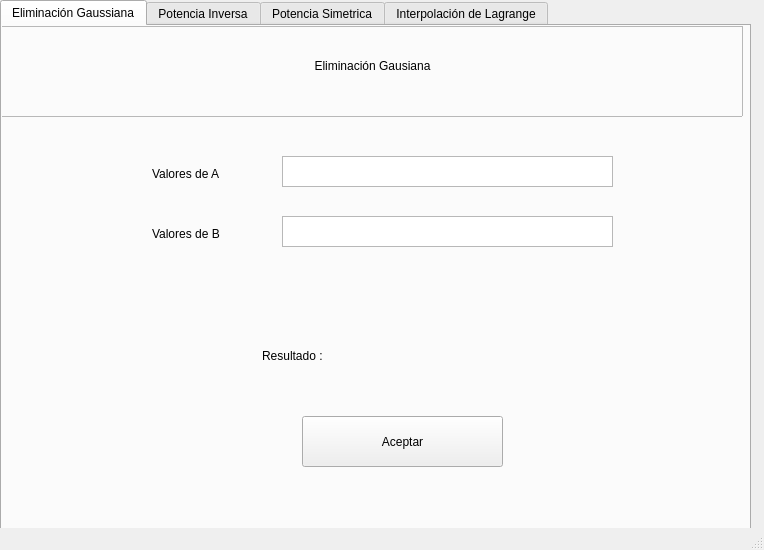
<?xml version="1.0" encoding="UTF-8"?>
<ui version="4.0">
 <class>MainWindow</class>
 <widget class="QMainWindow" name="MainWindow">
  <property name="geometry">
   <rect>
    <x>0</x>
    <y>0</y>
    <width>764</width>
    <height>550</height>
   </rect>
  </property>
  <property name="windowTitle">
   <string>MainWindow</string>
  </property>
  <widget class="QWidget" name="centralwidget">
   <widget class="QTabWidget" name="asime">
    <property name="geometry">
     <rect>
      <x>0</x>
      <y>0</y>
      <width>751</width>
      <height>531</height>
     </rect>
    </property>
    <property name="currentIndex">
     <number>0</number>
    </property>
    <widget class="QWidget" name="tab">
     <attribute name="title">
      <string>Eliminación Gaussiana</string>
     </attribute>
     <widget class="QFrame" name="frame">
      <property name="geometry">
       <rect>
        <x>-10</x>
        <y>0</y>
        <width>751</width>
        <height>91</height>
       </rect>
      </property>
      <property name="frameShape">
       <enum>QFrame::StyledPanel</enum>
      </property>
      <property name="frameShadow">
       <enum>QFrame::Raised</enum>
      </property>
      <widget class="QLabel" name="label">
       <property name="geometry">
        <rect>
         <x>270</x>
         <y>30</y>
         <width>221</width>
         <height>20</height>
        </rect>
       </property>
       <property name="text">
        <string>Eliminación Gausiana</string>
       </property>
       <property name="alignment">
        <set>Qt::AlignCenter</set>
       </property>
      </widget>
     </widget>
     <widget class="QTextEdit" name="gausiana1">
      <property name="geometry">
       <rect>
        <x>280</x>
        <y>130</y>
        <width>331</width>
        <height>31</height>
       </rect>
      </property>
     </widget>
     <widget class="QTextEdit" name="gaussiana2">
      <property name="geometry">
       <rect>
        <x>280</x>
        <y>190</y>
        <width>331</width>
        <height>31</height>
       </rect>
      </property>
     </widget>
     <widget class="QLabel" name="label_2">
      <property name="geometry">
       <rect>
        <x>150</x>
        <y>140</y>
        <width>81</width>
        <height>16</height>
       </rect>
      </property>
      <property name="text">
       <string>Valores de A</string>
      </property>
     </widget>
     <widget class="QLabel" name="label_3">
      <property name="geometry">
       <rect>
        <x>150</x>
        <y>200</y>
        <width>81</width>
        <height>16</height>
       </rect>
      </property>
      <property name="text">
       <string>Valores de B</string>
      </property>
     </widget>
     <widget class="QLabel" name="label_5">
      <property name="geometry">
       <rect>
        <x>260</x>
        <y>320</y>
        <width>101</width>
        <height>20</height>
       </rect>
      </property>
      <property name="text">
       <string>Resultado :  </string>
      </property>
     </widget>
     <widget class="QPushButton" name="agaus">
      <property name="geometry">
       <rect>
        <x>300</x>
        <y>390</y>
        <width>201</width>
        <height>51</height>
       </rect>
      </property>
      <property name="text">
       <string>Aceptar</string>
      </property>
     </widget>
     <widget class="QLabel" name="label_4">
      <property name="geometry">
       <rect>
        <x>330</x>
        <y>330</y>
        <width>55</width>
        <height>16</height>
       </rect>
      </property>
      <property name="text">
       <string/>
      </property>
     </widget>
    </widget>
    <widget class="QWidget" name="tab_2">
     <attribute name="title">
      <string>Potencia Inversa</string>
     </attribute>
     <widget class="QFrame" name="frame_3">
      <property name="geometry">
       <rect>
        <x>0</x>
        <y>100</y>
        <width>741</width>
        <height>401</height>
       </rect>
      </property>
      <property name="frameShape">
       <enum>QFrame::StyledPanel</enum>
      </property>
      <property name="frameShadow">
       <enum>QFrame::Raised</enum>
      </property>
      <widget class="QLabel" name="label_6">
       <property name="geometry">
        <rect>
         <x>210</x>
         <y>50</y>
         <width>41</width>
         <height>20</height>
        </rect>
       </property>
       <property name="text">
        <string>Matriz </string>
       </property>
      </widget>
      <widget class="QLabel" name="label_7">
       <property name="geometry">
        <rect>
         <x>120</x>
         <y>100</y>
         <width>141</width>
         <height>20</height>
        </rect>
       </property>
       <property name="text">
        <string>Numero de iteraciones</string>
       </property>
      </widget>
      <widget class="QLabel" name="label_8">
       <property name="geometry">
        <rect>
         <x>180</x>
         <y>160</y>
         <width>91</width>
         <height>16</height>
        </rect>
       </property>
       <property name="text">
        <string>Tolerancia</string>
       </property>
      </widget>
      <widget class="QLabel" name="label_9">
       <property name="geometry">
        <rect>
         <x>150</x>
         <y>210</y>
         <width>101</width>
         <height>20</height>
        </rect>
       </property>
       <property name="text">
        <string>Resultado :</string>
       </property>
      </widget>
      <widget class="QTextEdit" name="potencia1">
       <property name="geometry">
        <rect>
         <x>270</x>
         <y>50</y>
         <width>331</width>
         <height>31</height>
        </rect>
       </property>
      </widget>
      <widget class="QTextEdit" name="potencia2">
       <property name="geometry">
        <rect>
         <x>270</x>
         <y>100</y>
         <width>331</width>
         <height>31</height>
        </rect>
       </property>
      </widget>
      <widget class="QTextEdit" name="potencia3">
       <property name="geometry">
        <rect>
         <x>270</x>
         <y>150</y>
         <width>331</width>
         <height>31</height>
        </rect>
       </property>
      </widget>
      <widget class="QPushButton" name="ainve">
       <property name="geometry">
        <rect>
         <x>340</x>
         <y>280</y>
         <width>161</width>
         <height>71</height>
        </rect>
       </property>
       <property name="text">
        <string>Procesar</string>
       </property>
      </widget>
     </widget>
     <widget class="QLabel" name="label_14">
      <property name="geometry">
       <rect>
        <x>250</x>
        <y>40</y>
        <width>221</width>
        <height>20</height>
       </rect>
      </property>
      <property name="text">
       <string>Potencia Inversa</string>
      </property>
      <property name="alignment">
       <set>Qt::AlignCenter</set>
      </property>
     </widget>
    </widget>
    <widget class="QWidget" name="tab_3">
     <attribute name="title">
      <string>Potencia Simetrica</string>
     </attribute>
     <widget class="QFrame" name="frame_4">
      <property name="geometry">
       <rect>
        <x>0</x>
        <y>120</y>
        <width>741</width>
        <height>361</height>
       </rect>
      </property>
      <property name="frameShape">
       <enum>QFrame::StyledPanel</enum>
      </property>
      <property name="frameShadow">
       <enum>QFrame::Raised</enum>
      </property>
      <widget class="QLabel" name="label_10">
       <property name="geometry">
        <rect>
         <x>150</x>
         <y>60</y>
         <width>101</width>
         <height>20</height>
        </rect>
       </property>
       <property name="text">
        <string>Matriz simetrica</string>
       </property>
      </widget>
      <widget class="QLabel" name="label_11">
       <property name="geometry">
        <rect>
         <x>110</x>
         <y>110</y>
         <width>141</width>
         <height>16</height>
        </rect>
       </property>
       <property name="text">
        <string>Numero de iteraciones</string>
       </property>
      </widget>
      <widget class="QLabel" name="label_12">
       <property name="geometry">
        <rect>
         <x>180</x>
         <y>160</y>
         <width>91</width>
         <height>16</height>
        </rect>
       </property>
       <property name="text">
        <string>Tolerancia</string>
       </property>
      </widget>
      <widget class="QLabel" name="label_13">
       <property name="geometry">
        <rect>
         <x>170</x>
         <y>220</y>
         <width>101</width>
         <height>20</height>
        </rect>
       </property>
       <property name="text">
        <string>Resultado :</string>
       </property>
      </widget>
      <widget class="QTextEdit" name="ps1">
       <property name="geometry">
        <rect>
         <x>270</x>
         <y>50</y>
         <width>331</width>
         <height>31</height>
        </rect>
       </property>
      </widget>
      <widget class="QTextEdit" name="ps2">
       <property name="geometry">
        <rect>
         <x>270</x>
         <y>100</y>
         <width>331</width>
         <height>31</height>
        </rect>
       </property>
      </widget>
      <widget class="QTextEdit" name="ps3">
       <property name="geometry">
        <rect>
         <x>270</x>
         <y>150</y>
         <width>331</width>
         <height>31</height>
        </rect>
       </property>
      </widget>
      <widget class="QPushButton" name="asimetrica">
       <property name="geometry">
        <rect>
         <x>330</x>
         <y>290</y>
         <width>161</width>
         <height>61</height>
        </rect>
       </property>
       <property name="text">
        <string>Procesar</string>
       </property>
      </widget>
     </widget>
     <widget class="QLabel" name="label_15">
      <property name="geometry">
       <rect>
        <x>270</x>
        <y>50</y>
        <width>221</width>
        <height>20</height>
       </rect>
      </property>
      <property name="text">
       <string>Potencia Simetrica</string>
      </property>
      <property name="alignment">
       <set>Qt::AlignCenter</set>
      </property>
     </widget>
    </widget>
    <widget class="QWidget" name="tab_4">
     <attribute name="title">
      <string>Interpolación de Lagrange</string>
     </attribute>
     <widget class="QLabel" name="label_16">
      <property name="geometry">
       <rect>
        <x>260</x>
        <y>40</y>
        <width>221</width>
        <height>20</height>
       </rect>
      </property>
      <property name="text">
       <string>Interpolación de Lagrange</string>
      </property>
      <property name="alignment">
       <set>Qt::AlignCenter</set>
      </property>
     </widget>
    </widget>
   </widget>
  </widget>
  <widget class="QStatusBar" name="statusbar"/>
 </widget>
 <resources/>
 <connections/>
</ui>
